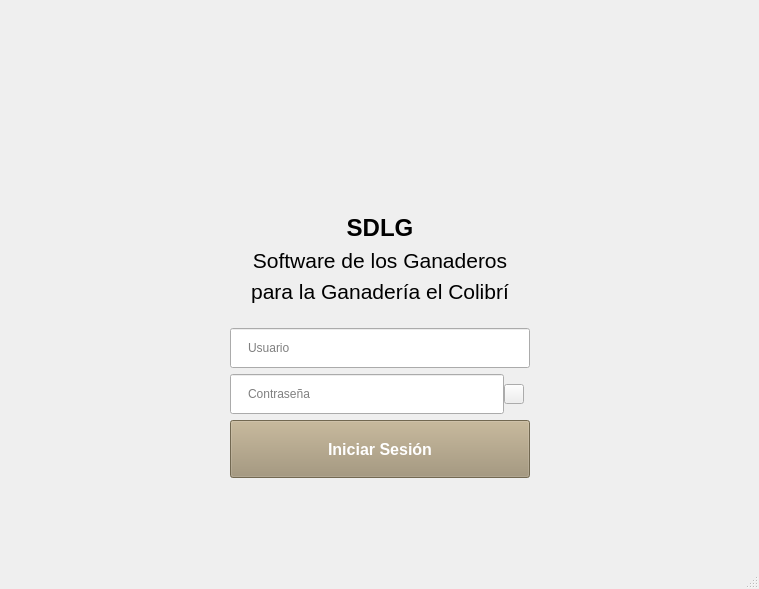
<?xml version="1.0" encoding="UTF-8"?>
<ui version="4.0">
 <class>login</class>
 <widget class="QMainWindow" name="login">
  <property name="geometry">
   <rect>
    <x>0</x>
    <y>0</y>
    <width>759</width>
    <height>589</height>
   </rect>
  </property>
  <property name="windowTitle">
   <string>SDLG - Login</string>
  </property>
  <widget class="QWidget" name="centralwidget">
   <layout class="QGridLayout" name="gridLayout_2">
    <item row="2" column="0">
     <spacer name="horizontalSpacer_3">
      <property name="orientation">
       <enum>Qt::Horizontal</enum>
      </property>
      <property name="sizeHint" stdset="0">
       <size>
        <width>203</width>
        <height>20</height>
       </size>
      </property>
     </spacer>
    </item>
    <item row="3" column="1">
     <spacer name="verticalSpacer">
      <property name="orientation">
       <enum>Qt::Vertical</enum>
      </property>
      <property name="sizeHint" stdset="0">
       <size>
        <width>20</width>
        <height>46</height>
       </size>
      </property>
     </spacer>
    </item>
    <item row="2" column="1">
     <widget class="QWidget" name="widget_2" native="true">
      <layout class="QGridLayout" name="gridLayout">
       <item row="0" column="0" colspan="2">
        <widget class="QLineEdit" name="lineEditUsuario">
         <property name="minimumSize">
          <size>
           <width>300</width>
           <height>40</height>
          </size>
         </property>
         <property name="maximumSize">
          <size>
           <width>300</width>
           <height>40</height>
          </size>
         </property>
         <property name="font">
          <font>
           <family>Segoe UI</family>
           <weight>50</weight>
           <bold>false</bold>
          </font>
         </property>
         <property name="styleSheet">
          <string notr="true">QLineEdit#lineEditUsuario {
    background-image: url(&quot;:/icons/img/icons/user.png&quot;);
    background-repeat: no-repeat;
    background-position: left center;
    padding-left: 15px;
}

QLineEdit#lineEditUsuario::placeholder-text {
    color: gray;
}</string>
         </property>
         <property name="text">
          <string/>
         </property>
         <property name="alignment">
          <set>Qt::AlignLeading|Qt::AlignLeft|Qt::AlignVCenter</set>
         </property>
         <property name="placeholderText">
          <string>Usuario</string>
         </property>
        </widget>
       </item>
       <item row="3" column="0" colspan="2">
        <widget class="QPushButton" name="btnLogin">
         <property name="minimumSize">
          <size>
           <width>300</width>
           <height>58</height>
          </size>
         </property>
         <property name="maximumSize">
          <size>
           <width>300</width>
           <height>58</height>
          </size>
         </property>
         <property name="palette">
          <palette>
           <active>
            <colorrole role="WindowText">
             <brush brushstyle="SolidPattern">
              <color alpha="255">
               <red>255</red>
               <green>255</green>
               <blue>255</blue>
              </color>
             </brush>
            </colorrole>
            <colorrole role="Button">
             <brush brushstyle="SolidPattern">
              <color alpha="255">
               <red>160</red>
               <green>145</green>
               <blue>114</blue>
              </color>
             </brush>
            </colorrole>
            <colorrole role="Light">
             <brush brushstyle="SolidPattern">
              <color alpha="255">
               <red>255</red>
               <green>255</green>
               <blue>255</blue>
              </color>
             </brush>
            </colorrole>
            <colorrole role="Midlight">
             <brush brushstyle="SolidPattern">
              <color alpha="255">
               <red>255</red>
               <green>255</green>
               <blue>255</blue>
              </color>
             </brush>
            </colorrole>
            <colorrole role="Dark">
             <brush brushstyle="SolidPattern">
              <color alpha="255">
               <red>127</red>
               <green>127</green>
               <blue>127</blue>
              </color>
             </brush>
            </colorrole>
            <colorrole role="Mid">
             <brush brushstyle="SolidPattern">
              <color alpha="255">
               <red>170</red>
               <green>170</green>
               <blue>170</blue>
              </color>
             </brush>
            </colorrole>
            <colorrole role="Text">
             <brush brushstyle="SolidPattern">
              <color alpha="255">
               <red>255</red>
               <green>255</green>
               <blue>255</blue>
              </color>
             </brush>
            </colorrole>
            <colorrole role="BrightText">
             <brush brushstyle="SolidPattern">
              <color alpha="255">
               <red>255</red>
               <green>255</green>
               <blue>255</blue>
              </color>
             </brush>
            </colorrole>
            <colorrole role="ButtonText">
             <brush brushstyle="SolidPattern">
              <color alpha="255">
               <red>255</red>
               <green>255</green>
               <blue>255</blue>
              </color>
             </brush>
            </colorrole>
            <colorrole role="Base">
             <brush brushstyle="SolidPattern">
              <color alpha="255">
               <red>160</red>
               <green>145</green>
               <blue>114</blue>
              </color>
             </brush>
            </colorrole>
            <colorrole role="Window">
             <brush brushstyle="SolidPattern">
              <color alpha="255">
               <red>160</red>
               <green>145</green>
               <blue>114</blue>
              </color>
             </brush>
            </colorrole>
            <colorrole role="Shadow">
             <brush brushstyle="SolidPattern">
              <color alpha="255">
               <red>0</red>
               <green>0</green>
               <blue>0</blue>
              </color>
             </brush>
            </colorrole>
            <colorrole role="AlternateBase">
             <brush brushstyle="SolidPattern">
              <color alpha="255">
               <red>255</red>
               <green>255</green>
               <blue>255</blue>
              </color>
             </brush>
            </colorrole>
            <colorrole role="ToolTipBase">
             <brush brushstyle="SolidPattern">
              <color alpha="255">
               <red>255</red>
               <green>255</green>
               <blue>220</blue>
              </color>
             </brush>
            </colorrole>
            <colorrole role="ToolTipText">
             <brush brushstyle="SolidPattern">
              <color alpha="255">
               <red>0</red>
               <green>0</green>
               <blue>0</blue>
              </color>
             </brush>
            </colorrole>
            <colorrole role="PlaceholderText">
             <brush brushstyle="SolidPattern">
              <color alpha="128">
               <red>0</red>
               <green>0</green>
               <blue>0</blue>
              </color>
             </brush>
            </colorrole>
           </active>
           <inactive>
            <colorrole role="WindowText">
             <brush brushstyle="SolidPattern">
              <color alpha="255">
               <red>255</red>
               <green>255</green>
               <blue>255</blue>
              </color>
             </brush>
            </colorrole>
            <colorrole role="Button">
             <brush brushstyle="SolidPattern">
              <color alpha="255">
               <red>160</red>
               <green>145</green>
               <blue>114</blue>
              </color>
             </brush>
            </colorrole>
            <colorrole role="Light">
             <brush brushstyle="SolidPattern">
              <color alpha="255">
               <red>255</red>
               <green>255</green>
               <blue>255</blue>
              </color>
             </brush>
            </colorrole>
            <colorrole role="Midlight">
             <brush brushstyle="SolidPattern">
              <color alpha="255">
               <red>255</red>
               <green>255</green>
               <blue>255</blue>
              </color>
             </brush>
            </colorrole>
            <colorrole role="Dark">
             <brush brushstyle="SolidPattern">
              <color alpha="255">
               <red>127</red>
               <green>127</green>
               <blue>127</blue>
              </color>
             </brush>
            </colorrole>
            <colorrole role="Mid">
             <brush brushstyle="SolidPattern">
              <color alpha="255">
               <red>170</red>
               <green>170</green>
               <blue>170</blue>
              </color>
             </brush>
            </colorrole>
            <colorrole role="Text">
             <brush brushstyle="SolidPattern">
              <color alpha="255">
               <red>255</red>
               <green>255</green>
               <blue>255</blue>
              </color>
             </brush>
            </colorrole>
            <colorrole role="BrightText">
             <brush brushstyle="SolidPattern">
              <color alpha="255">
               <red>255</red>
               <green>255</green>
               <blue>255</blue>
              </color>
             </brush>
            </colorrole>
            <colorrole role="ButtonText">
             <brush brushstyle="SolidPattern">
              <color alpha="255">
               <red>255</red>
               <green>255</green>
               <blue>255</blue>
              </color>
             </brush>
            </colorrole>
            <colorrole role="Base">
             <brush brushstyle="SolidPattern">
              <color alpha="255">
               <red>160</red>
               <green>145</green>
               <blue>114</blue>
              </color>
             </brush>
            </colorrole>
            <colorrole role="Window">
             <brush brushstyle="SolidPattern">
              <color alpha="255">
               <red>160</red>
               <green>145</green>
               <blue>114</blue>
              </color>
             </brush>
            </colorrole>
            <colorrole role="Shadow">
             <brush brushstyle="SolidPattern">
              <color alpha="255">
               <red>0</red>
               <green>0</green>
               <blue>0</blue>
              </color>
             </brush>
            </colorrole>
            <colorrole role="AlternateBase">
             <brush brushstyle="SolidPattern">
              <color alpha="255">
               <red>255</red>
               <green>255</green>
               <blue>255</blue>
              </color>
             </brush>
            </colorrole>
            <colorrole role="ToolTipBase">
             <brush brushstyle="SolidPattern">
              <color alpha="255">
               <red>255</red>
               <green>255</green>
               <blue>220</blue>
              </color>
             </brush>
            </colorrole>
            <colorrole role="ToolTipText">
             <brush brushstyle="SolidPattern">
              <color alpha="255">
               <red>0</red>
               <green>0</green>
               <blue>0</blue>
              </color>
             </brush>
            </colorrole>
            <colorrole role="PlaceholderText">
             <brush brushstyle="SolidPattern">
              <color alpha="128">
               <red>0</red>
               <green>0</green>
               <blue>0</blue>
              </color>
             </brush>
            </colorrole>
           </inactive>
           <disabled>
            <colorrole role="WindowText">
             <brush brushstyle="SolidPattern">
              <color alpha="255">
               <red>255</red>
               <green>255</green>
               <blue>255</blue>
              </color>
             </brush>
            </colorrole>
            <colorrole role="Button">
             <brush brushstyle="SolidPattern">
              <color alpha="255">
               <red>160</red>
               <green>145</green>
               <blue>114</blue>
              </color>
             </brush>
            </colorrole>
            <colorrole role="Light">
             <brush brushstyle="SolidPattern">
              <color alpha="255">
               <red>255</red>
               <green>255</green>
               <blue>255</blue>
              </color>
             </brush>
            </colorrole>
            <colorrole role="Midlight">
             <brush brushstyle="SolidPattern">
              <color alpha="255">
               <red>255</red>
               <green>255</green>
               <blue>255</blue>
              </color>
             </brush>
            </colorrole>
            <colorrole role="Dark">
             <brush brushstyle="SolidPattern">
              <color alpha="255">
               <red>127</red>
               <green>127</green>
               <blue>127</blue>
              </color>
             </brush>
            </colorrole>
            <colorrole role="Mid">
             <brush brushstyle="SolidPattern">
              <color alpha="255">
               <red>170</red>
               <green>170</green>
               <blue>170</blue>
              </color>
             </brush>
            </colorrole>
            <colorrole role="Text">
             <brush brushstyle="SolidPattern">
              <color alpha="255">
               <red>255</red>
               <green>255</green>
               <blue>255</blue>
              </color>
             </brush>
            </colorrole>
            <colorrole role="BrightText">
             <brush brushstyle="SolidPattern">
              <color alpha="255">
               <red>255</red>
               <green>255</green>
               <blue>255</blue>
              </color>
             </brush>
            </colorrole>
            <colorrole role="ButtonText">
             <brush brushstyle="SolidPattern">
              <color alpha="255">
               <red>255</red>
               <green>255</green>
               <blue>255</blue>
              </color>
             </brush>
            </colorrole>
            <colorrole role="Base">
             <brush brushstyle="SolidPattern">
              <color alpha="255">
               <red>160</red>
               <green>145</green>
               <blue>114</blue>
              </color>
             </brush>
            </colorrole>
            <colorrole role="Window">
             <brush brushstyle="SolidPattern">
              <color alpha="255">
               <red>160</red>
               <green>145</green>
               <blue>114</blue>
              </color>
             </brush>
            </colorrole>
            <colorrole role="Shadow">
             <brush brushstyle="SolidPattern">
              <color alpha="255">
               <red>0</red>
               <green>0</green>
               <blue>0</blue>
              </color>
             </brush>
            </colorrole>
            <colorrole role="AlternateBase">
             <brush brushstyle="SolidPattern">
              <color alpha="255">
               <red>255</red>
               <green>255</green>
               <blue>255</blue>
              </color>
             </brush>
            </colorrole>
            <colorrole role="ToolTipBase">
             <brush brushstyle="SolidPattern">
              <color alpha="255">
               <red>255</red>
               <green>255</green>
               <blue>220</blue>
              </color>
             </brush>
            </colorrole>
            <colorrole role="ToolTipText">
             <brush brushstyle="SolidPattern">
              <color alpha="255">
               <red>0</red>
               <green>0</green>
               <blue>0</blue>
              </color>
             </brush>
            </colorrole>
            <colorrole role="PlaceholderText">
             <brush brushstyle="SolidPattern">
              <color alpha="128">
               <red>0</red>
               <green>0</green>
               <blue>0</blue>
              </color>
             </brush>
            </colorrole>
           </disabled>
          </palette>
         </property>
         <property name="font">
          <font>
           <family>Segoe UI</family>
           <pointsize>12</pointsize>
           <weight>75</weight>
           <bold>true</bold>
          </font>
         </property>
         <property name="text">
          <string>Iniciar Sesión</string>
         </property>
        </widget>
       </item>
       <item row="2" column="0">
        <widget class="QWidget" name="widget_4" native="true">
         <layout class="QHBoxLayout" name="horizontalLayout_2">
          <property name="spacing">
           <number>0</number>
          </property>
          <property name="leftMargin">
           <number>0</number>
          </property>
          <property name="topMargin">
           <number>0</number>
          </property>
          <property name="rightMargin">
           <number>0</number>
          </property>
          <property name="bottomMargin">
           <number>0</number>
          </property>
          <item>
           <widget class="QLineEdit" name="lineEditPassword">
            <property name="minimumSize">
             <size>
              <width>250</width>
              <height>40</height>
             </size>
            </property>
            <property name="maximumSize">
             <size>
              <width>300</width>
              <height>40</height>
             </size>
            </property>
            <property name="font">
             <font>
              <family>Segoe UI</family>
              <weight>50</weight>
              <bold>false</bold>
             </font>
            </property>
            <property name="styleSheet">
             <string notr="true">QLineEdit#lineEditPassword {
    background-image: url(:/icons/img/icons/contra.png);
    background-repeat: no-repeat;
    background-position: left center;
    padding-left: 15px;
}

QLineEdit#lineEditPassword::placeholder-text {
    color: gray;
}</string>
            </property>
            <property name="text">
             <string/>
            </property>
            <property name="placeholderText">
             <string>Contraseña</string>
            </property>
           </widget>
          </item>
          <item>
           <widget class="QPushButton" name="hide">
            <property name="minimumSize">
             <size>
              <width>20</width>
              <height>20</height>
             </size>
            </property>
            <property name="maximumSize">
             <size>
              <width>20</width>
              <height>20</height>
             </size>
            </property>
            <property name="autoFillBackground">
             <bool>false</bool>
            </property>
            <property name="styleSheet">
             <string notr="true">QPushButton {
  border-image: url(:/icons/img/icons/ojo.png);
}

QPushButton:pressed {
  border-image: url(:/icons/img/icons/ojont.png);
}
</string>
            </property>
            <property name="text">
             <string/>
            </property>
            <property name="icon">
             <iconset resource="resources.qrc">
              <normaloff>:/icons/img/icons/ojo.png</normaloff>:/icons/img/icons/ojo.png</iconset>
            </property>
           </widget>
          </item>
         </layout>
        </widget>
       </item>
      </layout>
     </widget>
    </item>
    <item row="1" column="1">
     <widget class="QWidget" name="widget" native="true">
      <layout class="QVBoxLayout" name="verticalLayout">
       <item>
        <widget class="QWidget" name="widget_3" native="true">
         <layout class="QHBoxLayout" name="horizontalLayout">
          <item>
           <spacer name="horizontalSpacer">
            <property name="orientation">
             <enum>Qt::Horizontal</enum>
            </property>
            <property name="sizeHint" stdset="0">
             <size>
              <width>40</width>
              <height>20</height>
             </size>
            </property>
           </spacer>
          </item>
          <item>
           <widget class="QLabel" name="labelLogo">
            <property name="minimumSize">
             <size>
              <width>100</width>
              <height>100</height>
             </size>
            </property>
            <property name="maximumSize">
             <size>
              <width>100</width>
              <height>100</height>
             </size>
            </property>
            <property name="text">
             <string/>
            </property>
            <property name="pixmap">
             <pixmap resource="resources.qrc">:/icons/img/icons/logo.png</pixmap>
            </property>
            <property name="scaledContents">
             <bool>true</bool>
            </property>
            <property name="alignment">
             <set>Qt::AlignCenter</set>
            </property>
           </widget>
          </item>
          <item>
           <spacer name="horizontalSpacer_2">
            <property name="orientation">
             <enum>Qt::Horizontal</enum>
            </property>
            <property name="sizeHint" stdset="0">
             <size>
              <width>40</width>
              <height>20</height>
             </size>
            </property>
           </spacer>
          </item>
         </layout>
        </widget>
       </item>
       <item>
        <widget class="QLabel" name="labelTitulo">
         <property name="font">
          <font>
           <family>Segoe UI</family>
           <pointsize>18</pointsize>
           <weight>75</weight>
           <bold>true</bold>
          </font>
         </property>
         <property name="text">
          <string>SDLG</string>
         </property>
         <property name="alignment">
          <set>Qt::AlignCenter</set>
         </property>
        </widget>
       </item>
       <item>
        <widget class="QLabel" name="labelTitulo1">
         <property name="font">
          <font>
           <family>Segoe UI</family>
           <pointsize>16</pointsize>
           <weight>50</weight>
           <bold>false</bold>
          </font>
         </property>
         <property name="text">
          <string>Software de los Ganaderos</string>
         </property>
         <property name="alignment">
          <set>Qt::AlignCenter</set>
         </property>
        </widget>
       </item>
       <item>
        <widget class="QLabel" name="labelTitulo2">
         <property name="font">
          <font>
           <family>Segoe UI</family>
           <pointsize>16</pointsize>
           <weight>50</weight>
           <bold>false</bold>
          </font>
         </property>
         <property name="text">
          <string>para la Ganadería el Colibrí</string>
         </property>
         <property name="alignment">
          <set>Qt::AlignCenter</set>
         </property>
        </widget>
       </item>
      </layout>
     </widget>
    </item>
    <item row="2" column="2">
     <spacer name="horizontalSpacer_4">
      <property name="orientation">
       <enum>Qt::Horizontal</enum>
      </property>
      <property name="sizeHint" stdset="0">
       <size>
        <width>202</width>
        <height>20</height>
       </size>
      </property>
     </spacer>
    </item>
    <item row="0" column="1">
     <spacer name="verticalSpacer_2">
      <property name="orientation">
       <enum>Qt::Vertical</enum>
      </property>
      <property name="sizeHint" stdset="0">
       <size>
        <width>20</width>
        <height>46</height>
       </size>
      </property>
     </spacer>
    </item>
   </layout>
  </widget>
  <widget class="QMenuBar" name="menubar">
   <property name="geometry">
    <rect>
     <x>0</x>
     <y>0</y>
     <width>759</width>
     <height>21</height>
    </rect>
   </property>
  </widget>
  <widget class="QStatusBar" name="statusbar"/>
 </widget>
 <resources>
  <include location="resources.qrc"/>
 </resources>
 <connections/>
</ui>
